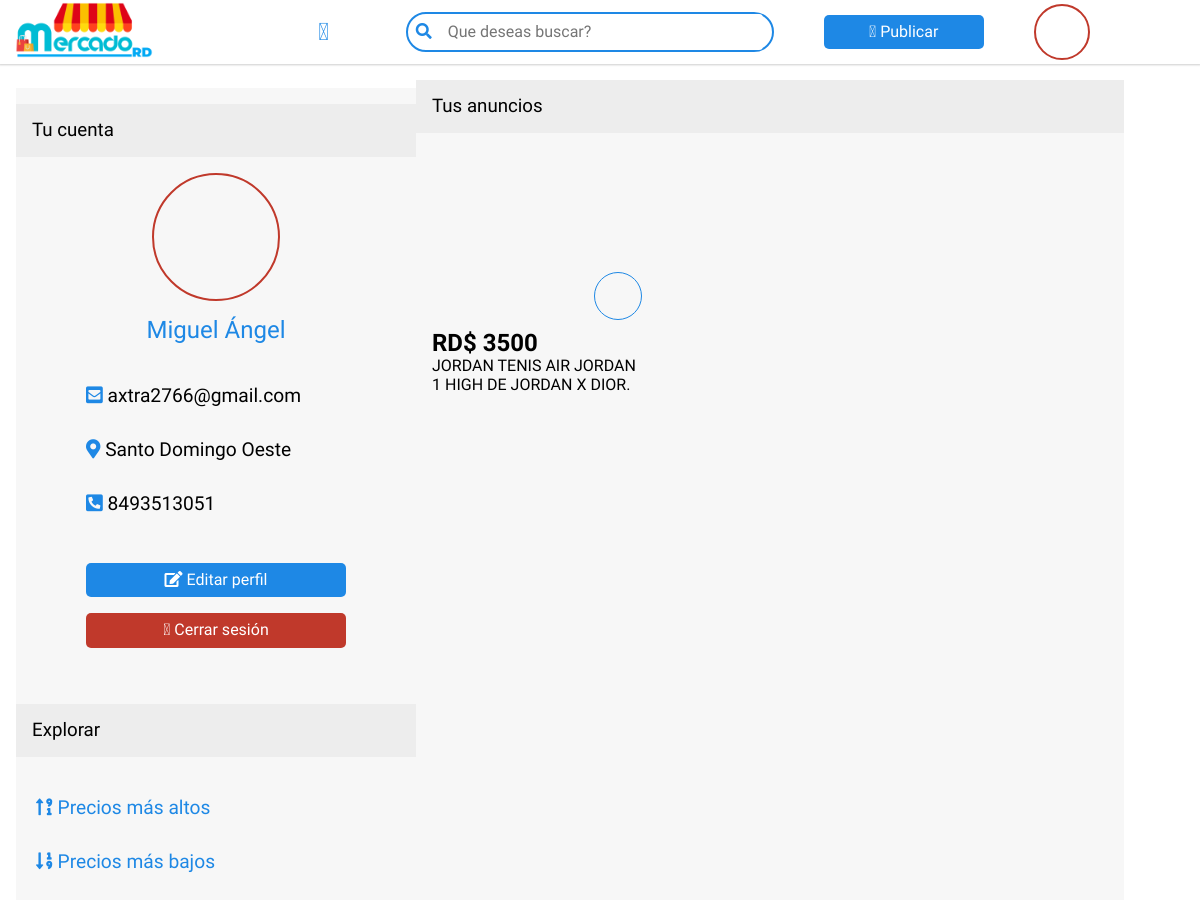
The app's page /perfilUsuario.php (signed in, upper part), older data.
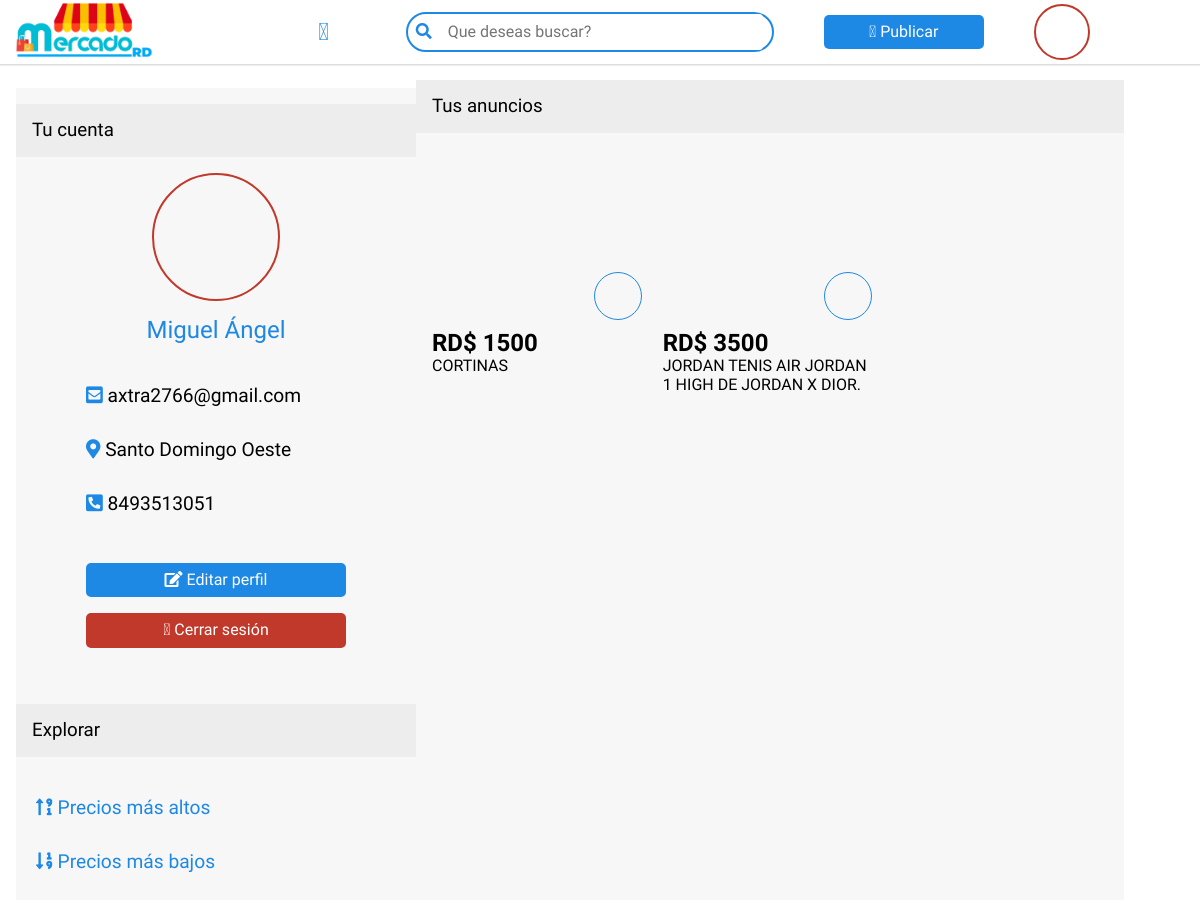
The same page, newer data.
### tables this page shows
CREATE TABLE `productos` (
  `id_pub` int NOT NULL,
  `usuario` int NOT NULL,
  `fecha` datetime NOT NULL,
  `titulo` text NOT NULL,
  `contenido` text NOT NULL,
  `precio` decimal(10,0) NOT NULL,
  `estado` binary(1) NOT NULL,
  `imagen` int DEFAULT NULL,
  `categoria` int NOT NULL,
  `comentarios` int DEFAULT NULL,
  `marca` text
);

CREATE TABLE `fotos` (
  `id__fot` int NOT NULL,
  `usuario` int NOT NULL,
  `fecha` date NOT NULL,
  `ruta` varchar(200) NOT NULL,
  `album` text,
  `producto` int DEFAULT NULL
);

CREATE TABLE `usuarios` (
  `id_usuario` int NOT NULL,
  `username` text NOT NULL,
  `nombre` text NOT NULL,
  `apellido` text NOT NULL,
  `mail` text NOT NULL,
  `fotoperfil` text,
  `fecha_nac` date DEFAULT NULL,
  `genero` text,
  `cedula` text NOT NULL,
  `telefono` text,
  `direccion` text,
  `password` text NOT NULL
);

### perfilUsuario.php (the view, shortened to what this page needs)
<?php
    include('php/head.php');
    include('php/header.php');
    if(isset($_SESSION['user'])){
        $userName=$_SESSION['nombre'];
        $stmt = $conexion->query("SELECT * FROM usuarios WHERE nombre= '$userName'");
        $row = $stmt->fetch_assoc();
    }
?>
<!DOCTYPE html>
<html lang="es">
<?php
    echo head();
?>
<?php
    echo cabecera();
?>
    <div class="contenedor contenido-usuario">
        <?php
            if(isset($_SESSION['user'])){
        ?>
        <div class="informacion-perfil menu-main">
            <h3>Tu cuenta</h3>
            <?php
                if(isset($_SESSION['fotoperfil'])==null){
            ?>
            <div class="foto-perfil" style="background-image: url('build/img/user.svg');">
            </div>
            <?php } else{?>
                <div class="foto-perfil" style="background-image: url('build/fotos/<?php echo( $_SESSION['fotoperfil']).'.jpg'; ?>');">
                </div>
            <?php }?>
            <p><?php echo $_SESSION['nombre']?></p>
            <ul class="lista-informacion">
                <li><i class="fas fa-envelope-square"></i> <?php echo $row['mail']?></li>
                <li><i class="fas fa-map-marker-alt"></i> <?php echo $row['direccion']?></li>
                <li><i class="fas fa-phone-square-alt"></i> <?php echo $row['telefono']?></li>
                <li>
                    <a href="editarUsuario.php?title=Editar tu información" class="boton boton-principal"><i class="fas fa-edit"></i> Editar perfil</a>
                    <a href="php/cerrarsesion.php" class="boton boton-principal btn-cerrarsesion"><i class="fad fa-sign-in-alt"></i> Cerrar sesión</a>
                </li>
            </ul>
            <h3>Explorar</h3>
            <div class="categorias-usuario">
                <ul class="lista-filtros">
                        <li>
                            <a href="#"><i class="fas fa-sort-numeric-up-alt"></i> Precios más altos</a>
                        </li>
                        <li>
                            <a href="#"><i class="fas fa-sort-numeric-down"></i> Precios más bajos</a>
                        </li>
                        <li>
                        </li>
                    </ul>
            </div>
        </div>
        <div class="anuncios-usuario">
            <h3 class="h3anuncios">Tus anuncios</h3>
            <div class="articulos">
                <?php
                $queryAnuncios = "SELECT productos.titulo, productos.precio, productos.fecha, fotos.ruta, fotos.album, usuarios.fotoperfil, usuarios.id_usuario FROM productos INNER JOIN fotos ON productos.imagen = fotos.id__fot INNER JOIN usuarios ON usuarios.id_usuario = productos.usuario WHERE id_usuario = '".$_SESSION['ID']."' ORDER BY productos.fecha DESC";
                $result = mysqli_query($conexion, $queryAnuncios);
                while($row = mysqli_fetch_assoc($result)){
                ?>
                <a href="#">
                    <div class="card">
                        <div class="card-head" style="background-image:url(build/productos/<?php echo($row['ruta']);?>)" alt="<?php echo( $row['titulo']);?>">
                            <div class="img-user" style="background-image: url('build/fotos/<?php echo($row['fotoperfil'])?>.jpg');"></div>
                        </div>
                        <div class="card-body">
                            <h2><span>RD$  </span><?php echo ($row['precio']);?></h3>
                            <h3 style="text-transform: uppercase;"><?php echo ($row['titulo']);?></h3>
                        </div>
                    </div>
                </a>
                <?php
                }
                ?>
            </div>
        </div>
        <?php
            }
        ?>
    </div>
</body>
</html>

Row changes from the older to the newer data that the page shows:
added productos: precio "1500", titulo "CORTINAS"
